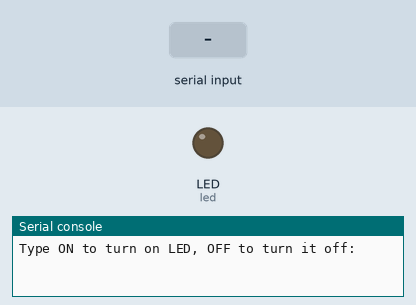
Bench run of a program on a simulated CircuitPython board. Parts: output pins drawn as LEDs (lit = HIGH), the last lines printed to the serial console. The inputs (shaded band) are chosen by the test bench.

Above: at 1.2 s.
1.3 s: "on" typed at the serial console, then Enter
At 2.2 s:
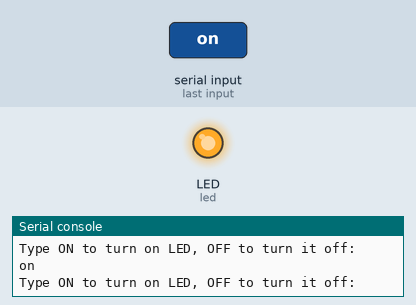
2.8 s: "off" typed at the serial console, then Enter
At 3.3 s:
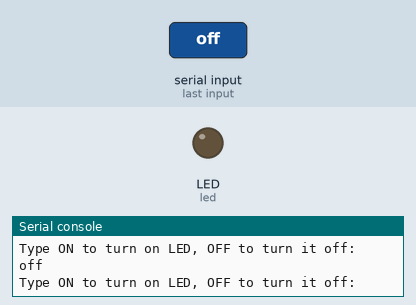
Timing chart, 0 to 5.8 s (numbered marks = the images above; inputs shaded):
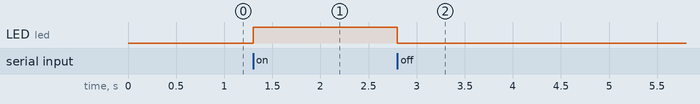

Measured:
- after the input at 1.3 s, LED (led): LOW → HIGH at once
- after the input at 2.8 s, LED (led): HIGH → LOW at once

The program:

Lessons_Serial_LED_Control.py
```python
import board # Allows us to use the board.LED pin
import digitalio # Allows us to use digital input/output pins

# Initialize the LED pin as an output
led = digitalio.DigitalInOut(board.LED) # Create a new DigitalInOut object for the board.LED pin
led.direction = digitalio.Direction.OUTPUT # Set the direction of the pin to OUTPUT

while True:
    print("Type ON to turn on LED, OFF to turn it off: ", end='')
    my_str = input().lower()  # type and press ENTER or RETURN
    if 'on' in my_str: # If we see the "on" command over serial
        led.value = True # Turn on the LED
    if 'off' in my_str: # If we see the "off" command over serial
        led.value = False # Turn off the LED
    if 'on' not in my_str and 'off' not in my_str: # If we see a value that matches neither
        print("IDK what this means: ", my_str) # Express confusion
```
